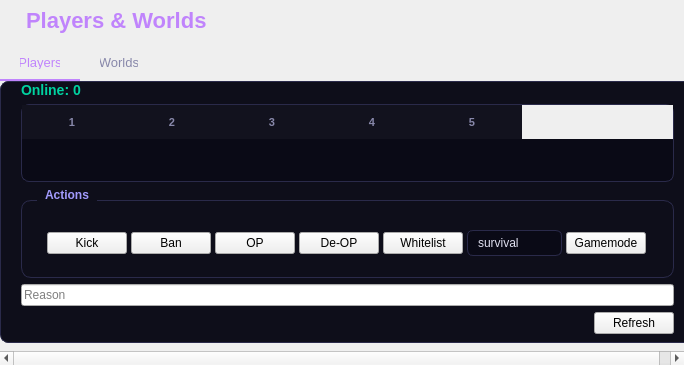
<?xml version="1.0" encoding="UTF-8"?>
<ui version="4.0">
 <class>PlayerWorldPanel</class>
 <widget class="QWidget" name="PlayerWorldPanel">
  <property name="geometry">
   <rect>
    <x>0</x>
    <y>0</y>
    <width>684</width>
    <height>365</height>
   </rect>
  </property>
  <layout class="QVBoxLayout" name="rootLayout">
   <property name="spacing">
    <number>0</number>
   </property>
   <property name="leftMargin">
    <number>0</number>
   </property>
   <property name="topMargin">
    <number>0</number>
   </property>
   <property name="rightMargin">
    <number>0</number>
   </property>
   <property name="bottomMargin">
    <number>0</number>
   </property>
   <item>
    <widget class="QScrollArea" name="scroll">
     <property name="styleSheet">
      <string notr="true">QScrollArea { background: transparent; border: none; }
QScrollBar:vertical { background: #0e0e1a; width: 8px; }
QScrollBar::handle:vertical { background: #3a3a5a; border-radius: 4px; }
QScrollBar::add-line:vertical, QScrollBar::sub-line:vertical { height: 0; }</string>
     </property>
     <property name="frameShape">
      <enum>QFrame::Shape::NoFrame</enum>
     </property>
     <property name="widgetResizable">
      <bool>true</bool>
     </property>
     <widget class="QWidget" name="page">
      <property name="geometry">
       <rect>
        <x>0</x>
        <y>0</y>
        <width>742</width>
        <height>348</height>
       </rect>
      </property>
      <layout class="QVBoxLayout" name="pageLayout">
       <property name="spacing">
        <number>6</number>
       </property>
       <property name="leftMargin">
        <number>0</number>
       </property>
       <property name="topMargin">
        <number>0</number>
       </property>
       <property name="rightMargin">
        <number>0</number>
       </property>
       <property name="bottomMargin">
        <number>8</number>
       </property>
       <item>
        <widget class="QLabel" name="titleLabel">
         <property name="styleSheet">
          <string notr="true">font-size: 22px; font-weight: bold; color: #c084fc; padding: 8px 20px 6px 20px;</string>
         </property>
         <property name="text">
          <string notr="true">Players &amp; Worlds</string>
         </property>
        </widget>
       </item>
       <item>
        <widget class="QTabWidget" name="tabWidget">
         <property name="styleSheet">
          <string notr="true">QTabWidget::pane { border: 1px solid #2a2a4a; border-radius: 8px; background: #0e0e1a; }
QTabBar::tab { background: transparent; border: none; color: #8888aa; padding: 10px 20px; font-size: 13px; border-bottom: 2px solid transparent; }
QTabBar::tab:selected { color: #c084fc; border-bottom: 2px solid #c084fc; }
QTabBar::tab:hover { color: #e0e0f0; }</string>
         </property>
         <property name="currentIndex">
          <number>0</number>
         </property>
         <widget class="QWidget" name="playerTabPage">
          <attribute name="title">
           <string>Players</string>
          </attribute>
          <layout class="QVBoxLayout" name="playerTabLayout">
           <property name="spacing">
            <number>6</number>
           </property>
           <property name="leftMargin">
            <number>20</number>
           </property>
           <property name="topMargin">
            <number>0</number>
           </property>
           <property name="rightMargin">
            <number>20</number>
           </property>
           <property name="bottomMargin">
            <number>8</number>
           </property>
           <item>
            <widget class="QLabel" name="playerCountLabel">
             <property name="styleSheet">
              <string notr="true">color: #00d2a0; font-size: 14px; font-weight: bold;</string>
             </property>
             <property name="text">
              <string notr="true">Online: 0</string>
             </property>
            </widget>
           </item>
           <item>
            <widget class="QTableWidget" name="playerTable">
             <property name="sizePolicy">
              <sizepolicy hsizetype="Expanding" vsizetype="MinimumExpanding">
               <horstretch>0</horstretch>
               <verstretch>0</verstretch>
              </sizepolicy>
             </property>
             <property name="styleSheet">
              <string notr="true">QTableWidget { background: #0a0a16; border: 1px solid #2a2a4a; border-radius: 8px; }
QTableWidget::item { padding: 8px 12px; color: #e0e0f0; }
QTableWidget::item:alternate { background: rgba(255,255,255,0.02); }
QHeaderView::section { background: #12121e; color: #8888aa; border: none; padding: 8px 12px; font-size: 11px; font-weight: bold; }</string>
             </property>
             <property name="verticalScrollBarPolicy">
              <enum>Qt::ScrollBarPolicy::ScrollBarAlwaysOff</enum>
             </property>
             <property name="sizeAdjustPolicy">
              <enum>QAbstractScrollArea::SizeAdjustPolicy::AdjustToContents</enum>
             </property>
             <property name="alternatingRowColors">
              <bool>true</bool>
             </property>
             <property name="selectionMode">
              <enum>QAbstractItemView::SelectionMode::SingleSelection</enum>
             </property>
             <property name="selectionBehavior">
              <enum>QAbstractItemView::SelectionBehavior::SelectRows</enum>
             </property>
             <property name="showGrid">
              <bool>false</bool>
             </property>
             <property name="columnCount">
              <number>5</number>
             </property>
             <attribute name="verticalHeaderVisible">
              <bool>false</bool>
             </attribute>
             <column/>
             <column/>
             <column/>
             <column/>
             <column/>
            </widget>
           </item>
           <item>
            <widget class="QGroupBox" name="playerActionGroup">
             <property name="minimumSize">
              <size>
               <width>0</width>
               <height>25</height>
              </size>
             </property>
             <property name="styleSheet">
              <string notr="true">QGroupBox { border: 1px solid #2a2a4a; border-radius: 10px; margin-top: 12px; padding: 20px 16px 12px 16px; font-weight: bold; color: #a29bfe; }
QGroupBox::title { subcontrol-origin: margin; left: 16px; padding: 0 6px; }</string>
             </property>
             <property name="title">
              <string>Actions</string>
             </property>
             <layout class="QHBoxLayout" name="playerActionLayout">
              <property name="spacing">
               <number>4</number>
              </property>
              <item>
               <widget class="QPushButton" name="kickBtn">
                <property name="text">
                 <string>Kick</string>
                </property>
               </widget>
              </item>
              <item>
               <widget class="QPushButton" name="banBtn">
                <property name="text">
                 <string>Ban</string>
                </property>
               </widget>
              </item>
              <item>
               <widget class="QPushButton" name="opBtn">
                <property name="text">
                 <string>OP</string>
                </property>
               </widget>
              </item>
              <item>
               <widget class="QPushButton" name="deopBtn">
                <property name="text">
                 <string>De-OP</string>
                </property>
               </widget>
              </item>
              <item>
               <widget class="QPushButton" name="whitelistBtn">
                <property name="text">
                 <string>Whitelist</string>
                </property>
               </widget>
              </item>
              <item>
               <widget class="QComboBox" name="gamemodeCombo">
                <property name="styleSheet">
                 <string notr="true">QComboBox { background: #0a0a16; border: 1px solid #2a2a4a; border-radius: 6px; color: #e0e0f0; padding: 4px 10px; }
QComboBox::drop-down { border: none; }
QComboBox QAbstractItemView { background: #12121e; color: #e0e0f0; }</string>
                </property>
                <item>
                 <property name="text">
                  <string>survival</string>
                 </property>
                </item>
                <item>
                 <property name="text">
                  <string>creative</string>
                 </property>
                </item>
                <item>
                 <property name="text">
                  <string>adventure</string>
                 </property>
                </item>
                <item>
                 <property name="text">
                  <string>spectator</string>
                 </property>
                </item>
               </widget>
              </item>
              <item>
               <widget class="QPushButton" name="gamemodeBtn">
                <property name="text">
                 <string>Gamemode</string>
                </property>
               </widget>
              </item>
              <item>
               <spacer>
                <property name="orientation">
                 <enum>Qt::Orientation::Horizontal</enum>
                </property>
                <property name="sizeHint" stdset="0">
                 <size>
                  <width>40</width>
                  <height>20</height>
                 </size>
                </property>
               </spacer>
              </item>
             </layout>
            </widget>
           </item>
           <item>
            <widget class="QLineEdit" name="playerReasonEdit">
             <property name="placeholderText">
              <string>Reason</string>
             </property>
            </widget>
           </item>
           <item>
            <layout class="QHBoxLayout" name="playerRefreshRow">
             <item>
              <spacer>
               <property name="orientation">
                <enum>Qt::Orientation::Horizontal</enum>
               </property>
               <property name="sizeHint" stdset="0">
                <size>
                 <width>40</width>
                 <height>20</height>
                </size>
               </property>
              </spacer>
             </item>
             <item>
              <widget class="QPushButton" name="playerRefreshBtn">
               <property name="text">
                <string>Refresh</string>
               </property>
               <property name="fixedWidth" stdset="0">
                <number>100</number>
               </property>
              </widget>
             </item>
            </layout>
           </item>
          </layout>
         </widget>
         <widget class="QWidget" name="worldTabPage">
          <attribute name="title">
           <string>Worlds</string>
          </attribute>
          <layout class="QVBoxLayout" name="worldTabLayout">
           <property name="spacing">
            <number>6</number>
           </property>
           <property name="leftMargin">
            <number>20</number>
           </property>
           <property name="topMargin">
            <number>0</number>
           </property>
           <property name="rightMargin">
            <number>20</number>
           </property>
           <property name="bottomMargin">
            <number>8</number>
           </property>
           <item>
            <widget class="QTableWidget" name="worldTable">
             <property name="sizePolicy">
              <sizepolicy hsizetype="Expanding" vsizetype="MinimumExpanding">
               <horstretch>0</horstretch>
               <verstretch>0</verstretch>
              </sizepolicy>
             </property>
             <property name="styleSheet">
              <string notr="true">QTableWidget { background: #0a0a16; border: 1px solid #2a2a4a; border-radius: 8px; }
QTableWidget::item { padding: 8px 12px; color: #e0e0f0; }
QTableWidget::item:alternate { background: rgba(255,255,255,0.02); }
QHeaderView::section { background: #12121e; color: #8888aa; border: none; padding: 8px 12px; font-size: 11px; font-weight: bold; }</string>
             </property>
             <property name="verticalScrollBarPolicy">
              <enum>Qt::ScrollBarPolicy::ScrollBarAlwaysOff</enum>
             </property>
             <property name="sizeAdjustPolicy">
              <enum>QAbstractScrollArea::SizeAdjustPolicy::AdjustToContents</enum>
             </property>
             <property name="alternatingRowColors">
              <bool>true</bool>
             </property>
             <property name="selectionMode">
              <enum>QAbstractItemView::SelectionMode::SingleSelection</enum>
             </property>
             <property name="selectionBehavior">
              <enum>QAbstractItemView::SelectionBehavior::SelectRows</enum>
             </property>
             <property name="showGrid">
              <bool>false</bool>
             </property>
             <property name="columnCount">
              <number>5</number>
             </property>
             <attribute name="verticalHeaderVisible">
              <bool>false</bool>
             </attribute>
             <column/>
             <column/>
             <column/>
             <column/>
             <column/>
            </widget>
           </item>
           <item>
            <widget class="QGroupBox" name="worldActionGroup">
             <property name="minimumSize">
              <size>
               <width>0</width>
               <height>80</height>
              </size>
             </property>
             <property name="styleSheet">
              <string notr="true">QGroupBox { border: 1px solid #2a2a4a; border-radius: 10px; margin-top: 12px; padding: 20px 16px 12px 16px; font-weight: bold; color: #a29bfe; }
QGroupBox::title { subcontrol-origin: margin; left: 16px; padding: 0 6px; }</string>
             </property>
             <property name="title">
              <string>Actions</string>
             </property>
             <layout class="QHBoxLayout" name="worldActionLayout">
              <property name="spacing">
               <number>4</number>
              </property>
              <item>
               <widget class="QPushButton" name="backupBtn">
                <property name="text">
                 <string>Backup</string>
                </property>
               </widget>
              </item>
              <item>
               <widget class="QPushButton" name="restoreBtn">
                <property name="text">
                 <string>Restore</string>
                </property>
               </widget>
              </item>
              <item>
               <widget class="QPushButton" name="deleteWorldBtn">
                <property name="styleSheet">
                 <string notr="true">QPushButton { background: rgba(255,71,87,0.1); border: 1px solid rgba(255,71,87,0.3); border-radius: 6px; color: #ff4757; padding: 8px 16px; font-size: 12px; }
QPushButton:hover { background: rgba(255,71,87,0.3); }</string>
                </property>
                <property name="text">
                 <string>Delete</string>
                </property>
               </widget>
              </item>
              <item>
               <spacer>
                <property name="orientation">
                 <enum>Qt::Orientation::Horizontal</enum>
                </property>
                <property name="sizeHint" stdset="0">
                 <size>
                  <width>40</width>
                  <height>20</height>
                 </size>
                </property>
               </spacer>
              </item>
             </layout>
            </widget>
           </item>
           <item>
            <layout class="QHBoxLayout" name="worldRefreshRow">
             <item>
              <spacer>
               <property name="orientation">
                <enum>Qt::Orientation::Horizontal</enum>
               </property>
               <property name="sizeHint" stdset="0">
                <size>
                 <width>40</width>
                 <height>20</height>
                </size>
               </property>
              </spacer>
             </item>
             <item>
              <widget class="QPushButton" name="worldRefreshBtn">
               <property name="text">
                <string>Refresh</string>
               </property>
               <property name="fixedWidth" stdset="0">
                <number>100</number>
               </property>
              </widget>
             </item>
            </layout>
           </item>
           <item>
            <spacer>
             <property name="orientation">
              <enum>Qt::Orientation::Vertical</enum>
             </property>
             <property name="sizeHint" stdset="0">
              <size>
               <width>20</width>
               <height>40</height>
              </size>
             </property>
            </spacer>
           </item>
          </layout>
         </widget>
        </widget>
       </item>
      </layout>
     </widget>
    </widget>
   </item>
  </layout>
 </widget>
 <resources/>
 <connections/>
</ui>
